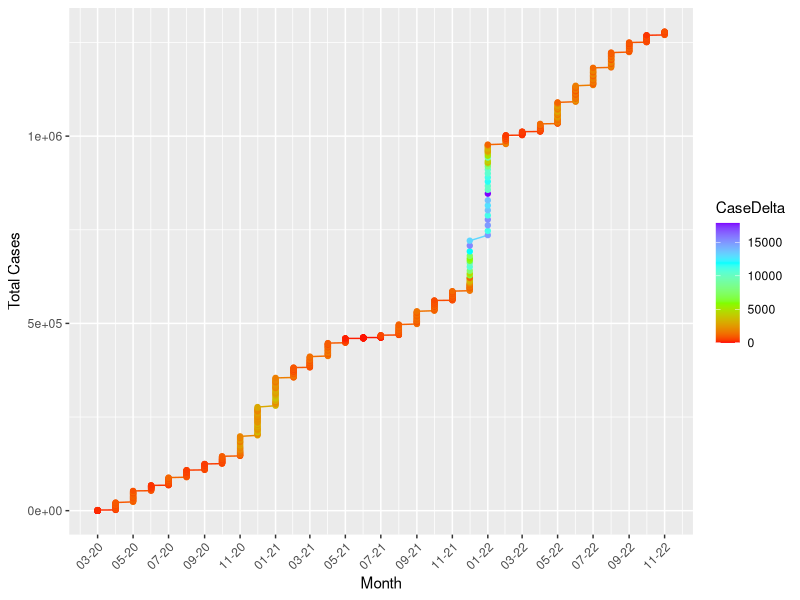
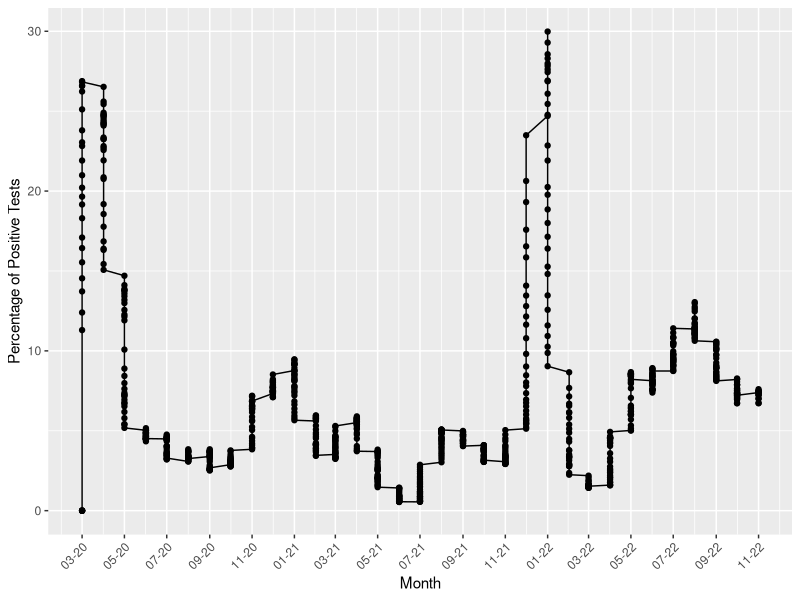
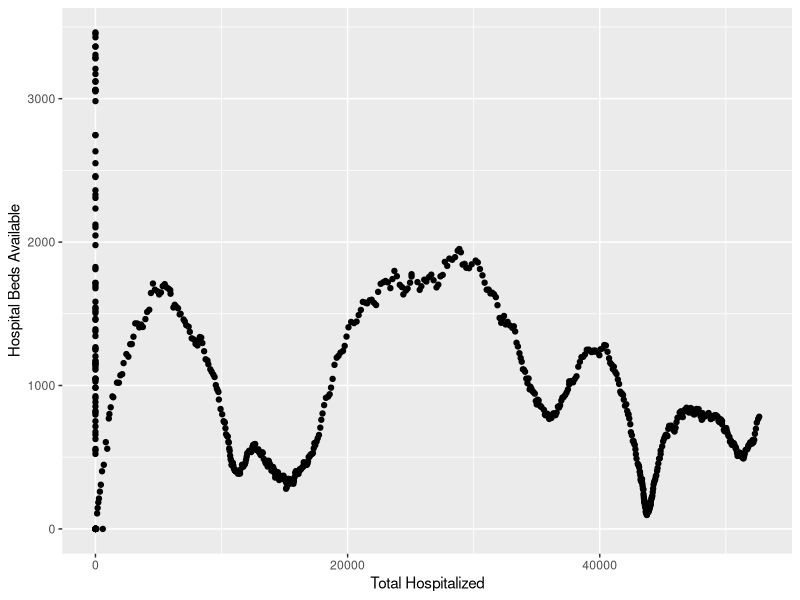
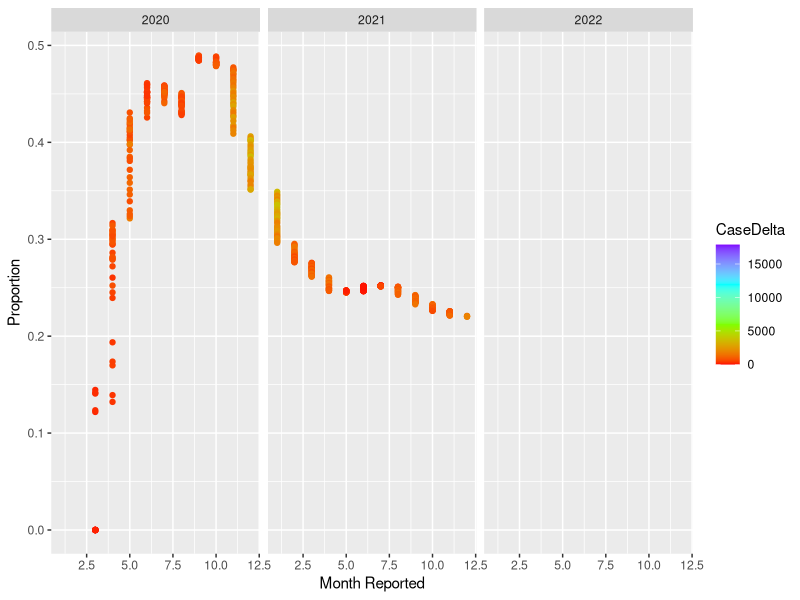
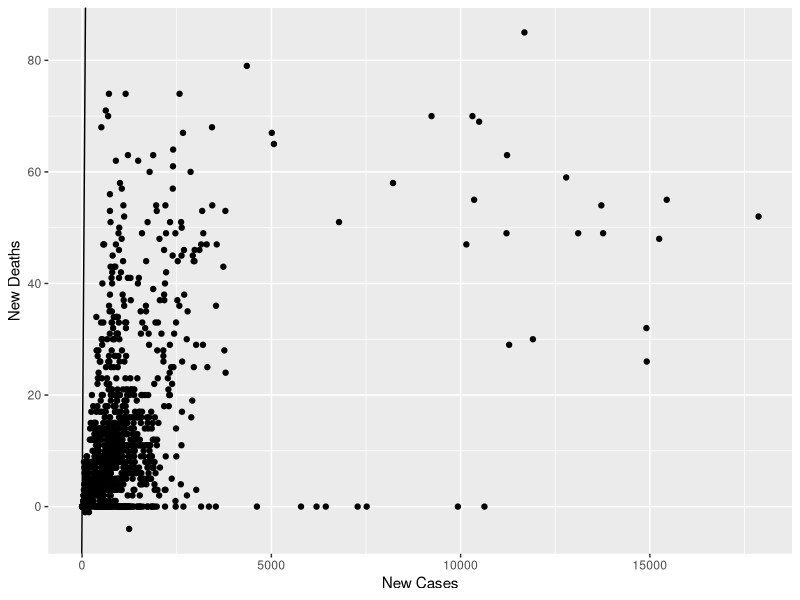

Here is the R script that generated these plots, in order:
## ---- chunk 1
knitr::opts_chunk$set(echo = TRUE)
## ---- chunk 2

library(data.table)
df <- fread('MD_COVID-19_-_MASTER_Case_Tracker.csv')
show(df)
## ---- chunk 3
library(tidyverse)
library(lubridate)
library(dplyr)
## ---- chunk 4


df1 <- df %>% dplyr::mutate(year = year(as.Date(df$ReportDate,format="%m/%d/%Y")),
                 month = lubridate::month(as.Date(df$ReportDate,format="%m/%d/%Y")),
                 day = lubridate::day(as.Date(df$ReportDate,format="%m/%d/%Y")),
                 date = my(format(as.Date(df$ReportDate,format = "%m/%d/%Y"),"%m/%y")))
## ---- chunk 5
ggplot(data=df1, aes(x=df1$date, y=df1$TotalCases, color=CaseDelta)) +
  xlab("Month") +
  ylab("Total Cases") +
  scale_colour_gradientn(colors=rainbow(4)) +
  geom_line()+
  geom_point() +
  scale_x_date(date_labels = "%m-%y",
               date_breaks = "2 month") +
  theme(axis.text.x = element_text(angle = 45, hjust=1))
## ---- chunk 6
ggplot(data=df1, aes(x=df1$date, y=df$PosTestPercent)) +
  geom_line()+
  xlab("Month") +
  ylab("Percentage of Positive Tests") +
  geom_point() +
  scale_x_date(date_labels = "%m-%y",
               date_breaks = "2 month") +
  theme(axis.text.x = element_text(angle = 45, hjust=1))
## ---- chunk 7
ggplot(data=df1, aes(x=df1$total_hospitalized, y=df1$bedsTotal)) +
  xlab("Total Hospitalized") +
  ylab("Hospital Beds Available") +
  geom_point()
## ---- chunk 8
proportion = df1$total_released / df1$total_hospitalized
ggplot(data=df1, aes(x=df1$month, y=proportion, color=CaseDelta)) +
  facet_grid(. ~df1$year)+
  scale_colour_gradientn(colors=rainbow(4)) +
  xlab("Month Reported") +
  ylab("Proportion") +
  geom_point()

## ---- chunk 9
df1[is.na(df1)] = 0
ggplot(data=df1, aes(y=df1$deathsDelta, x=df1$CaseDelta)) +
  ylab("New Deaths") +
  xlab("New Cases") +
  geom_abline()+  
  geom_point()
